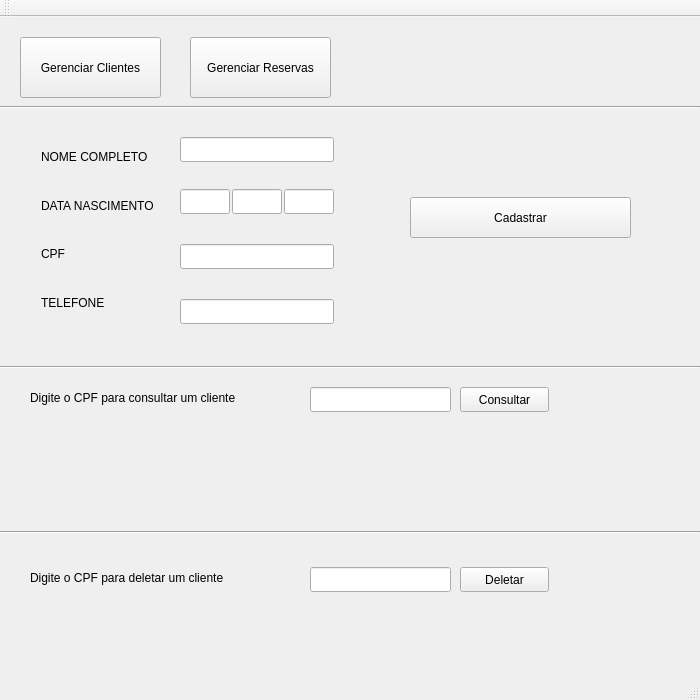
<?xml version="1.0" encoding="UTF-8"?>
<ui version="4.0">
 <class>MainWindow</class>
 <widget class="QMainWindow" name="MainWindow">
  <property name="geometry">
   <rect>
    <x>0</x>
    <y>0</y>
    <width>700</width>
    <height>700</height>
   </rect>
  </property>
  <property name="windowTitle">
   <string>MainWindow</string>
  </property>
  <widget class="QWidget" name="centralWidget">
   <widget class="QWidget" name="layoutWidget">
    <property name="geometry">
     <rect>
      <x>30</x>
      <y>107</y>
      <width>261</width>
      <height>211</height>
     </rect>
    </property>
    <layout class="QVBoxLayout" name="verticalLayout">
     <item>
      <widget class="QLabel" name="label_2">
       <property name="text">
        <string>NOME COMPLETO</string>
       </property>
      </widget>
     </item>
     <item>
      <widget class="QLabel" name="label_3">
       <property name="text">
        <string>DATA NASCIMENTO</string>
       </property>
      </widget>
     </item>
     <item>
      <widget class="QLabel" name="label_4">
       <property name="text">
        <string>CPF</string>
       </property>
      </widget>
     </item>
     <item>
      <widget class="QLabel" name="label_5">
       <property name="text">
        <string>TELEFONE</string>
       </property>
      </widget>
     </item>
    </layout>
   </widget>
   <widget class="QLineEdit" name="mes">
    <property name="geometry">
     <rect>
      <x>232</x>
      <y>172</y>
      <width>50</width>
      <height>25</height>
     </rect>
    </property>
   </widget>
   <widget class="QLineEdit" name="cpf">
    <property name="enabled">
     <bool>true</bool>
    </property>
    <property name="geometry">
     <rect>
      <x>180</x>
      <y>227</y>
      <width>154</width>
      <height>25</height>
     </rect>
    </property>
   </widget>
   <widget class="QLineEdit" name="dia">
    <property name="geometry">
     <rect>
      <x>180</x>
      <y>172</y>
      <width>50</width>
      <height>25</height>
     </rect>
    </property>
   </widget>
   <widget class="QLineEdit" name="ano">
    <property name="geometry">
     <rect>
      <x>284</x>
      <y>172</y>
      <width>50</width>
      <height>25</height>
     </rect>
    </property>
   </widget>
   <widget class="QLineEdit" name="telefone">
    <property name="geometry">
     <rect>
      <x>180</x>
      <y>282</y>
      <width>154</width>
      <height>25</height>
     </rect>
    </property>
   </widget>
   <widget class="QLineEdit" name="nome">
    <property name="geometry">
     <rect>
      <x>180</x>
      <y>120</y>
      <width>154</width>
      <height>25</height>
     </rect>
    </property>
   </widget>
   <widget class="QPushButton" name="cadastrarCliente">
    <property name="geometry">
     <rect>
      <x>410</x>
      <y>180</y>
      <width>221</width>
      <height>41</height>
     </rect>
    </property>
    <property name="text">
     <string>Cadastrar</string>
    </property>
   </widget>
   <widget class="QLineEdit" name="buscar">
    <property name="geometry">
     <rect>
      <x>310</x>
      <y>370</y>
      <width>141</width>
      <height>25</height>
     </rect>
    </property>
   </widget>
   <widget class="QPushButton" name="consultarCliente">
    <property name="geometry">
     <rect>
      <x>460</x>
      <y>370</y>
      <width>89</width>
      <height>25</height>
     </rect>
    </property>
    <property name="text">
     <string>Consultar</string>
    </property>
   </widget>
   <widget class="QPushButton" name="gerenciarClientes">
    <property name="geometry">
     <rect>
      <x>20</x>
      <y>20</y>
      <width>141</width>
      <height>61</height>
     </rect>
    </property>
    <property name="text">
     <string>Gerenciar Clientes</string>
    </property>
   </widget>
   <widget class="QPushButton" name="gerenciarReservas">
    <property name="geometry">
     <rect>
      <x>190</x>
      <y>20</y>
      <width>141</width>
      <height>61</height>
     </rect>
    </property>
    <property name="text">
     <string>Gerenciar Reservas</string>
    </property>
   </widget>
   <widget class="Line" name="line">
    <property name="geometry">
     <rect>
      <x>0</x>
      <y>80</y>
      <width>700</width>
      <height>20</height>
     </rect>
    </property>
    <property name="orientation">
     <enum>Qt::Horizontal</enum>
    </property>
   </widget>
   <widget class="Line" name="line_2">
    <property name="geometry">
     <rect>
      <x>0</x>
      <y>340</y>
      <width>700</width>
      <height>20</height>
     </rect>
    </property>
    <property name="orientation">
     <enum>Qt::Horizontal</enum>
    </property>
   </widget>
   <widget class="QLabel" name="label">
    <property name="geometry">
     <rect>
      <x>30</x>
      <y>360</y>
      <width>271</width>
      <height>41</height>
     </rect>
    </property>
    <property name="text">
     <string>Digite o CPF para consultar um cliente</string>
    </property>
   </widget>
   <widget class="QLabel" name="nomeConsulta">
    <property name="geometry">
     <rect>
      <x>30</x>
      <y>415</y>
      <width>361</width>
      <height>17</height>
     </rect>
    </property>
    <property name="text">
     <string/>
    </property>
   </widget>
   <widget class="QLabel" name="cfpConsulta">
    <property name="geometry">
     <rect>
      <x>30</x>
      <y>460</y>
      <width>361</width>
      <height>17</height>
     </rect>
    </property>
    <property name="text">
     <string/>
    </property>
   </widget>
   <widget class="QLabel" name="telefoneConsulta">
    <property name="geometry">
     <rect>
      <x>30</x>
      <y>480</y>
      <width>361</width>
      <height>17</height>
     </rect>
    </property>
    <property name="text">
     <string/>
    </property>
   </widget>
   <widget class="Line" name="line_3">
    <property name="geometry">
     <rect>
      <x>0</x>
      <y>505</y>
      <width>700</width>
      <height>20</height>
     </rect>
    </property>
    <property name="orientation">
     <enum>Qt::Horizontal</enum>
    </property>
   </widget>
   <widget class="QLabel" name="label_6">
    <property name="geometry">
     <rect>
      <x>30</x>
      <y>540</y>
      <width>271</width>
      <height>41</height>
     </rect>
    </property>
    <property name="text">
     <string>Digite o CPF para deletar um cliente</string>
    </property>
   </widget>
   <widget class="QLineEdit" name="deletar">
    <property name="geometry">
     <rect>
      <x>310</x>
      <y>550</y>
      <width>141</width>
      <height>25</height>
     </rect>
    </property>
   </widget>
   <widget class="QPushButton" name="deletarCliente">
    <property name="geometry">
     <rect>
      <x>460</x>
      <y>550</y>
      <width>89</width>
      <height>25</height>
     </rect>
    </property>
    <property name="text">
     <string>Deletar</string>
    </property>
   </widget>
   <widget class="QWidget" name="">
    <property name="geometry">
     <rect>
      <x>30</x>
      <y>435</y>
      <width>131</width>
      <height>19</height>
     </rect>
    </property>
    <layout class="QHBoxLayout" name="horizontalLayout">
     <item>
      <widget class="QLabel" name="diaConsulta">
       <property name="text">
        <string/>
       </property>
      </widget>
     </item>
     <item>
      <widget class="QLabel" name="mesConsulta">
       <property name="text">
        <string/>
       </property>
      </widget>
     </item>
     <item>
      <widget class="QLabel" name="anoConsulta">
       <property name="text">
        <string/>
       </property>
      </widget>
     </item>
    </layout>
   </widget>
  </widget>
  <widget class="QMenuBar" name="menuBar">
   <property name="geometry">
    <rect>
     <x>0</x>
     <y>0</y>
     <width>700</width>
     <height>22</height>
    </rect>
   </property>
  </widget>
  <widget class="QToolBar" name="mainToolBar">
   <attribute name="toolBarArea">
    <enum>TopToolBarArea</enum>
   </attribute>
   <attribute name="toolBarBreak">
    <bool>false</bool>
   </attribute>
  </widget>
  <widget class="QStatusBar" name="statusBar"/>
 </widget>
 <layoutdefault spacing="6" margin="11"/>
 <resources/>
 <connections/>
</ui>
